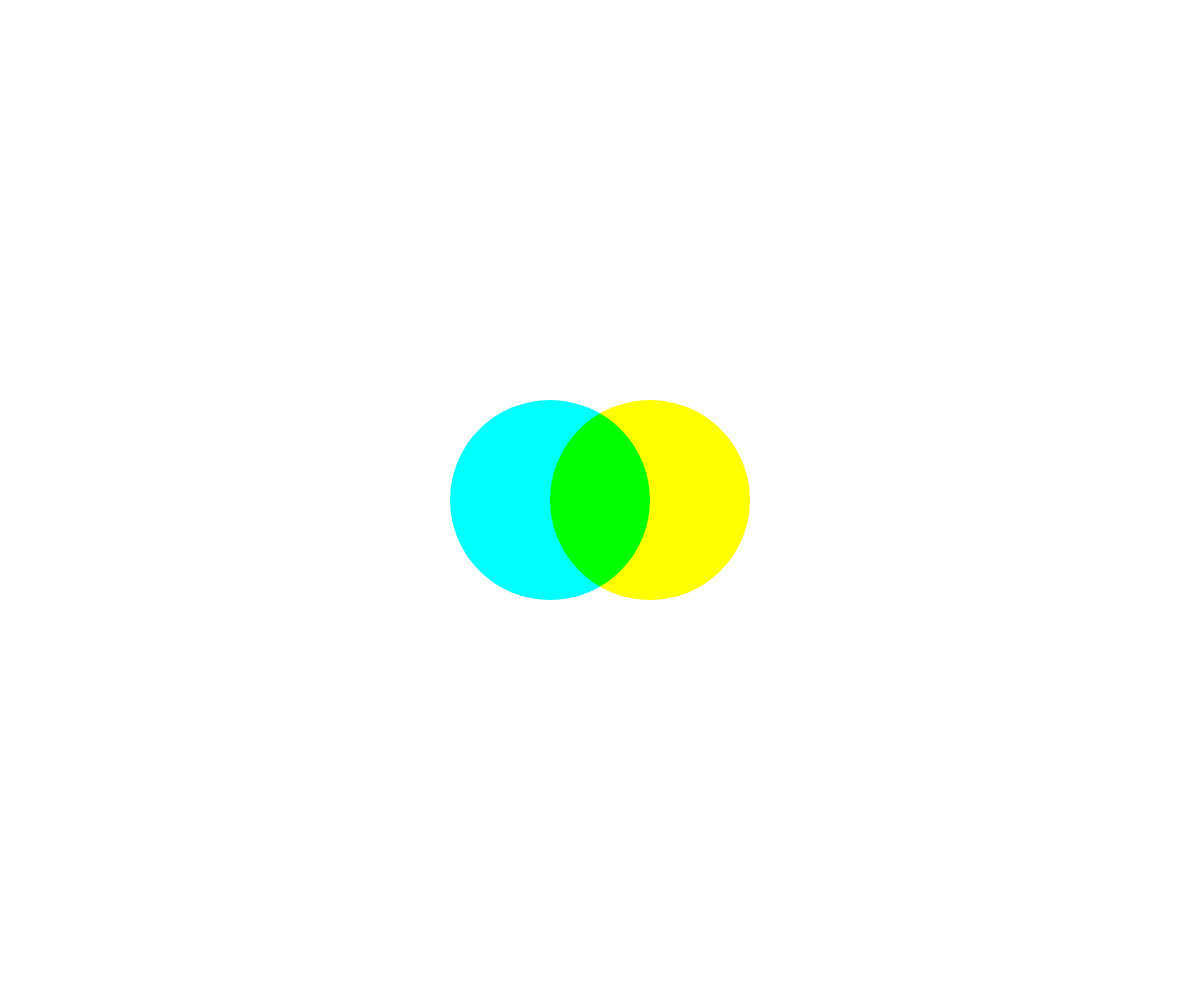
Frame 1 (no input)
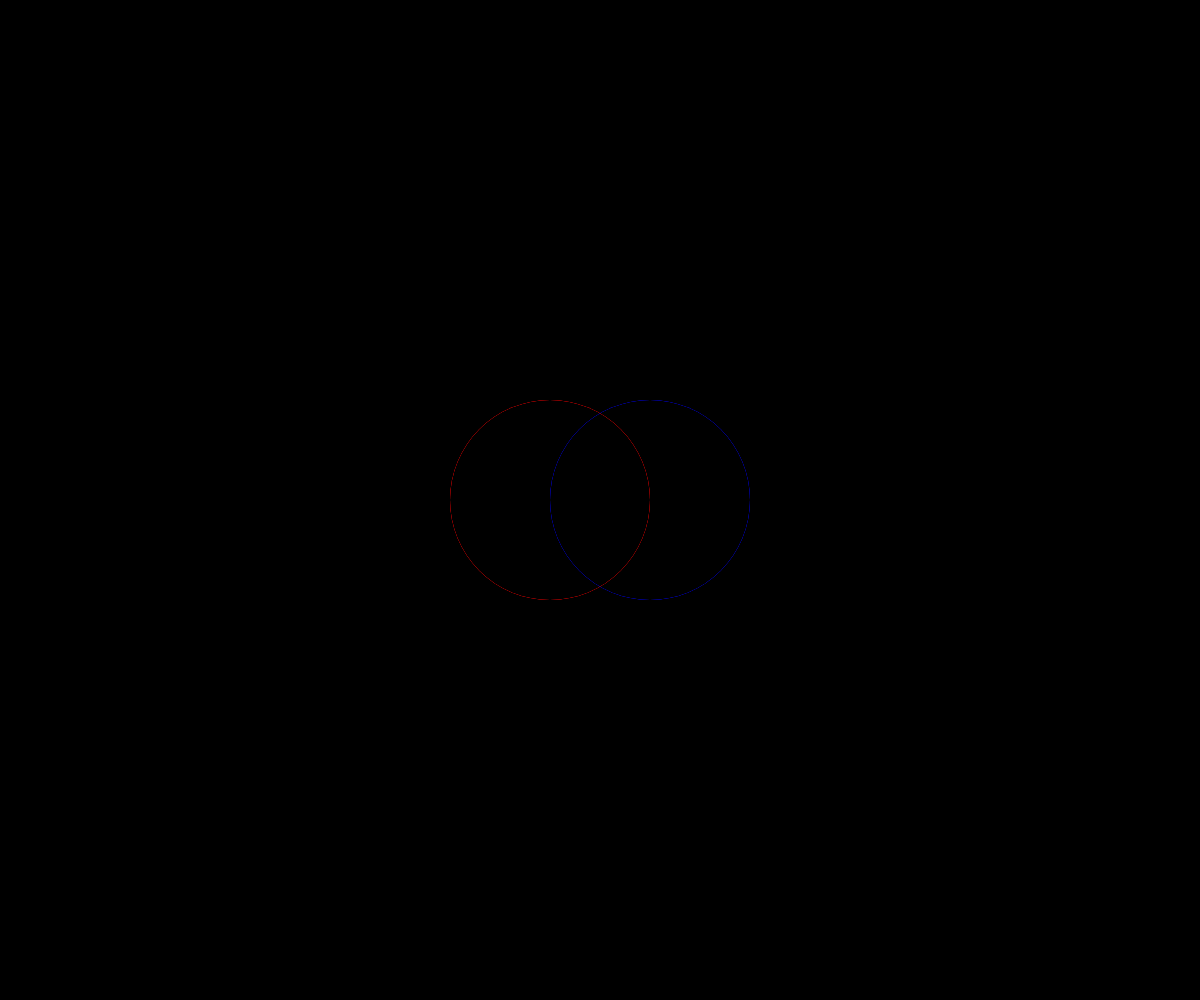
Frame 2 (the mouse pressed at the canvas centre, redrawn once)

The p5.js sketch that drew these frames (run headless with seeded random() and noise() and a simulated clock; the mouse was pressed at the canvas centre and the sketch redrawn once):

// p5.js sketch
// ── sketch.js
function setup() { createCanvas(windowWidth, windowHeight); blendMode(EXCLUSION); noLoop(); }
function draw() {
  background(255);
  fill(255, 0, 0);
  circle(width/2 - 50, height/2, 200);
  fill(0, 0, 255);
  circle(width/2 + 50, height/2, 200);
}
function windowResized() { resizeCanvas(windowWidth, windowHeight); }
